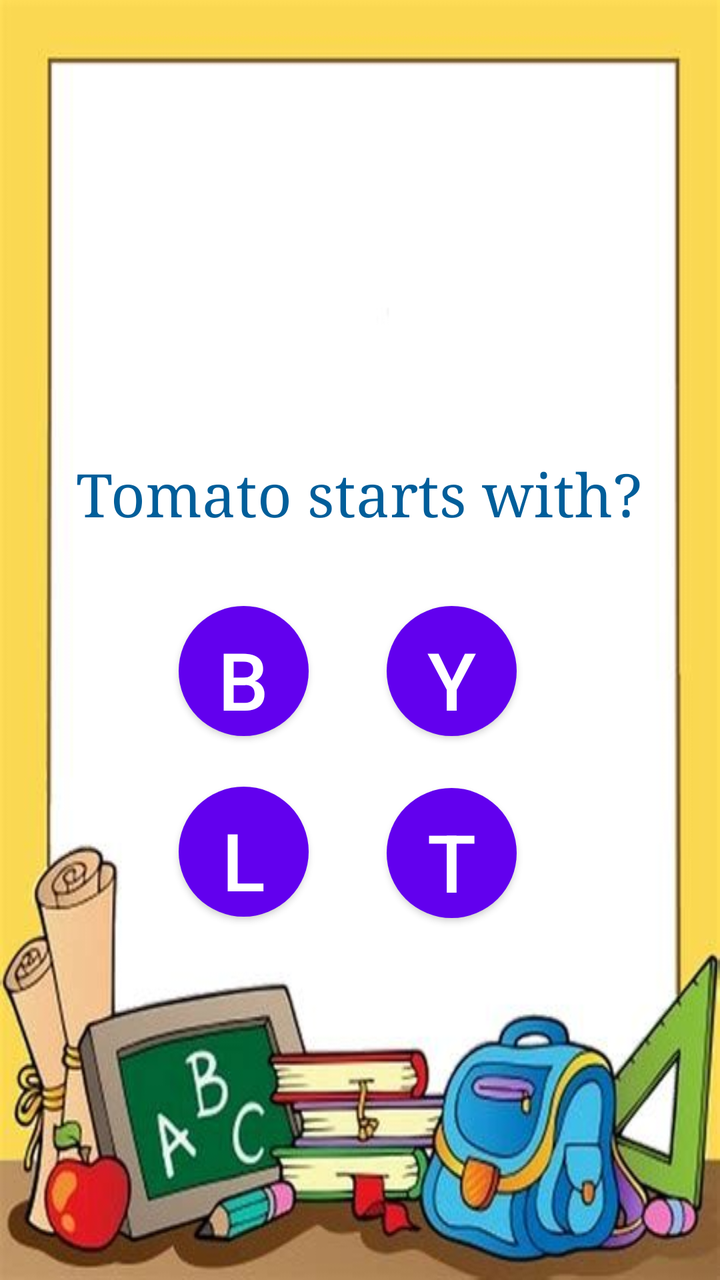
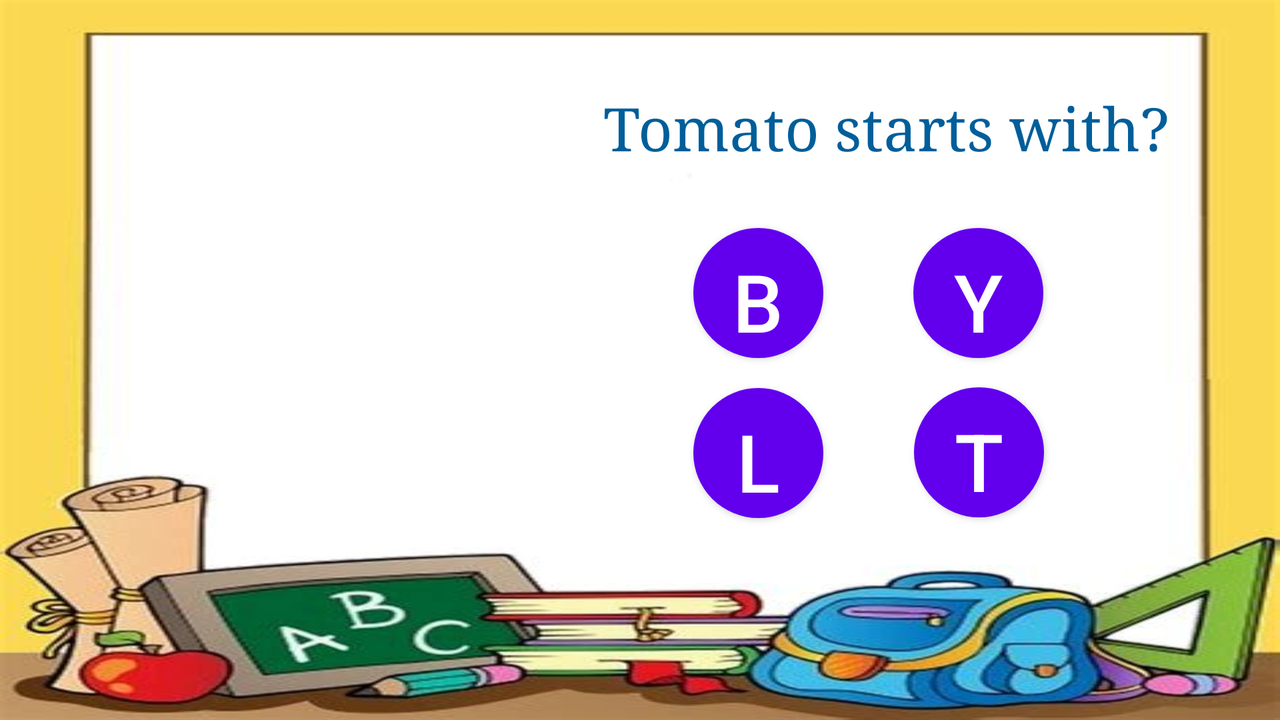

First picture: res/layout/ on a phone held upright. Second picture: the repository's own variant of that layout, on a device whose configuration matches the variant's folder. Source for both follows.
<!-- AndroidManifest.xml: application theme Theme.MC_ASSIGNMENT01_KidsEnglishBook -->
<!-- res/layout/activity_ques3.xml -->
<?xml version="1.0" encoding="utf-8"?>
<androidx.constraintlayout.widget.ConstraintLayout xmlns:android="http://schemas.android.com/apk/res/android"
    xmlns:app="http://schemas.android.com/apk/res-auto"
    xmlns:tools="http://schemas.android.com/tools"
    android:layout_width="match_parent"
    android:layout_height="match_parent"
    android:background="@drawable/bg"
    tools:context=".ques1">

    <ImageView
        android:id="@+id/imageView2"
        android:layout_width="166dp"
        android:layout_height="143dp"
        app:layout_constraintBottom_toBottomOf="parent"
        app:layout_constraintEnd_toEndOf="parent"
        app:layout_constraintStart_toStartOf="parent"
        app:layout_constraintTop_toTopOf="parent"
        app:layout_constraintVertical_bias="0.121"
        app:srcCompat="@drawable/q3" />

    <TextView
        android:id="@+id/textView"
        android:layout_width="wrap_content"
        android:layout_height="wrap_content"
        android:fontFamily="serif"
        android:text="Tomato starts with?"
        android:textAlignment="center"
        android:textColor="#005E9A"
        android:textFontWeight="@integer/material_motion_duration_long_1"
        android:textSize="30dp"
        app:layout_constraintBottom_toBottomOf="parent"
        app:layout_constraintEnd_toEndOf="parent"
        app:layout_constraintHorizontal_bias="0.497"
        app:layout_constraintStart_toStartOf="parent"
        app:layout_constraintTop_toBottomOf="@+id/imageView2"
        app:layout_constraintVertical_bias="0.06" />

    <Button
        android:id="@+id/b1"
        android:layout_width="65dp"
        android:layout_height="65dp"
        android:background="@drawable/circular_buttons"
        android:text="B"
        android:textAllCaps="false"
        android:textColor="#FFFFFF"
        android:textSize="40sp"
        app:layout_constraintBottom_toBottomOf="parent"
        app:layout_constraintEnd_toEndOf="parent"
        app:layout_constraintHorizontal_bias="0.303"
        app:layout_constraintStart_toStartOf="parent"
        app:layout_constraintTop_toTopOf="parent"
        app:layout_constraintVertical_bias="0.527" />

    <Button
        android:id="@+id/y1"
        android:layout_width="65dp"
        android:layout_height="65dp"
        android:background="@drawable/circular_buttons"
        android:text="Y"
        android:textAllCaps="false"
        android:textColor="#FFFFFF"
        android:textSize="40sp"
        app:layout_constraintBottom_toBottomOf="parent"
        app:layout_constraintEnd_toEndOf="parent"
        app:layout_constraintHorizontal_bias="0.277"
        app:layout_constraintStart_toEndOf="@+id/b1"
        app:layout_constraintTop_toTopOf="parent"
        app:layout_constraintVertical_bias="0.527" />

    <Button
        android:id="@+id/l2"
        android:layout_width="65dp"
        android:layout_height="65dp"
        android:background="@drawable/circular_buttons"
        android:text="L"
        android:textAllCaps="false"
        android:textColor="#FFFFFF"
        android:textSize="40sp"
        app:layout_constraintBottom_toBottomOf="parent"
        app:layout_constraintEnd_toEndOf="parent"
        app:layout_constraintHorizontal_bias="0.303"
        app:layout_constraintStart_toStartOf="parent"
        app:layout_constraintTop_toBottomOf="@+id/b1"
        app:layout_constraintVertical_bias="0.123" />

    <Button
        android:id="@+id/correct3"
        android:layout_width="65dp"
        android:layout_height="65dp"
        android:background="@drawable/circular_buttons"
        android:text="T"
        android:textAllCaps="false"
        android:textColor="#FFFFFF"
        android:textSize="40sp"
        app:layout_constraintBottom_toBottomOf="parent"
        app:layout_constraintEnd_toEndOf="parent"
        app:layout_constraintHorizontal_bias="0.278"
        app:layout_constraintStart_toEndOf="@+id/l2"
        app:layout_constraintTop_toBottomOf="@+id/y1"
        app:layout_constraintVertical_bias="0.125" />

</androidx.constraintlayout.widget.ConstraintLayout>
<!-- resources referenced by this layout -->
<resources>
  <!-- drawable bg: jpg bitmap (drawable, 26356 bytes) -->
  <!-- drawable circular_buttons (drawable) -->
  <?xml version="1.0" encoding="utf-8"?>
  <shape xmlns:android="http://schemas.android.com/apk/res/android" android:shape="rectangle">
  
      <gradient android:startColor="#2AF598" android:endColor="#009EFD" android:type="linear"/>
      <corners android:radius="999dp"/>
  
  </shape>
  <style name="Theme.MC_ASSIGNMENT01_KidsEnglishBook" parent="Theme.MaterialComponents.DayNight.NoActionBar">
          
          <item name="colorPrimary">@color/purple_500</item>
          <item name="colorPrimaryVariant">@color/purple_700</item>
          <item name="colorOnPrimary">@color/white</item>
          
          <item name="colorSecondary">@color/teal_200</item>
          <item name="colorSecondaryVariant">@color/teal_700</item>
          <item name="colorOnSecondary">@color/black</item>
          
          <item name="android:statusBarColor" tools:targetApi="l">?attr/colorPrimaryVariant</item>
          
      </style>
</resources>
<!-- res/layout-land/activity_ques3.xml (the repository's variant of the layout above) -->
<!-- drawn on the phone turned sideways -->
<?xml version="1.0" encoding="utf-8"?>
<androidx.constraintlayout.widget.ConstraintLayout xmlns:android="http://schemas.android.com/apk/res/android"
    xmlns:app="http://schemas.android.com/apk/res-auto"
    xmlns:tools="http://schemas.android.com/tools"
    android:layout_width="match_parent"
    android:layout_height="match_parent"
    android:background="@drawable/bg"
    tools:context=".ques1">

    <ImageView
        android:id="@+id/imageView2"
        android:layout_width="208dp"
        android:layout_height="170dp"
        app:layout_constraintBottom_toBottomOf="parent"
        app:layout_constraintEnd_toEndOf="parent"
        app:layout_constraintHorizontal_bias="0.269"
        app:layout_constraintStart_toStartOf="parent"
        app:layout_constraintTop_toTopOf="parent"
        app:layout_constraintVertical_bias="0.373"
        app:srcCompat="@drawable/q3" />

    <TextView
        android:id="@+id/textView"
        android:layout_width="wrap_content"
        android:layout_height="wrap_content"
        android:fontFamily="serif"
        android:text="Tomato starts with?"
        android:textAlignment="center"
        android:textColor="#005E9A"
        android:textFontWeight="@integer/material_motion_duration_long_1"
        android:textSize="30dp"
        app:layout_constraintBottom_toBottomOf="parent"
        app:layout_constraintEnd_toEndOf="parent"
        app:layout_constraintHorizontal_bias="0.847"
        app:layout_constraintStart_toStartOf="parent"
        app:layout_constraintTop_toTopOf="parent"
        app:layout_constraintVertical_bias="0.137" />

    <Button
        android:id="@+id/b1"
        android:layout_width="65dp"
        android:layout_height="65dp"
        android:background="@drawable/circular_buttons"
        android:text="B"
        android:textAllCaps="false"
        android:textColor="#FFFFFF"
        android:textSize="40sp"
        app:layout_constraintBottom_toBottomOf="parent"
        app:layout_constraintEnd_toEndOf="parent"
        app:layout_constraintHorizontal_bias="0.603"
        app:layout_constraintStart_toStartOf="parent"
        app:layout_constraintTop_toTopOf="parent"
        app:layout_constraintVertical_bias="0.387" />

    <Button
        android:id="@+id/y1"
        android:layout_width="65dp"
        android:layout_height="65dp"
        android:background="@drawable/circular_buttons"
        android:text="Y"
        android:textAllCaps="false"
        android:textColor="#FFFFFF"
        android:textSize="40sp"
        app:layout_constraintBottom_toBottomOf="parent"
        app:layout_constraintEnd_toEndOf="parent"
        app:layout_constraintHorizontal_bias="0.276"
        app:layout_constraintStart_toEndOf="@+id/b1"
        app:layout_constraintTop_toTopOf="parent"
        app:layout_constraintVertical_bias="0.387" />

    <Button
        android:id="@+id/l2"
        android:layout_width="65dp"
        android:layout_height="65dp"
        android:background="@drawable/circular_buttons"
        android:text="L"
        android:textAllCaps="false"
        android:textColor="#FFFFFF"
        android:textSize="40sp"
        app:layout_constraintBottom_toBottomOf="parent"
        app:layout_constraintEnd_toEndOf="parent"
        app:layout_constraintHorizontal_bias="0.603"
        app:layout_constraintStart_toStartOf="parent"
        app:layout_constraintTop_toBottomOf="@+id/b1"
        app:layout_constraintVertical_bias="0.129" />

    <Button
        android:id="@+id/correct3"
        android:layout_width="65dp"
        android:layout_height="65dp"
        android:background="@drawable/circular_buttons"
        android:text="T"
        android:textAllCaps="false"
        android:textColor="#FFFFFF"
        android:textSize="40sp"
        app:layout_constraintBottom_toBottomOf="parent"
        app:layout_constraintEnd_toEndOf="parent"
        app:layout_constraintHorizontal_bias="0.278"
        app:layout_constraintStart_toEndOf="@+id/l2"
        app:layout_constraintTop_toBottomOf="@+id/y1"
        app:layout_constraintVertical_bias="0.125" />

</androidx.constraintlayout.widget.ConstraintLayout>
